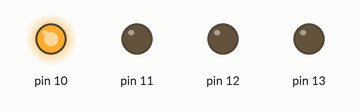
This sketch was run on a simulated Arduino Uno, built with avr-gcc and run on an emulated ATmega328P. On the bench: output pins drawn as LEDs (lit = HIGH). What the sketch prints to the serial monitor is not drawn.

Above: at 0.1 s.
At 0.7 s:
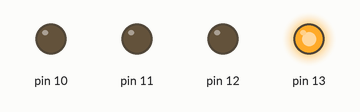
At 1.3 s:
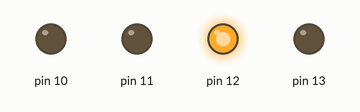
At 2.7 s:
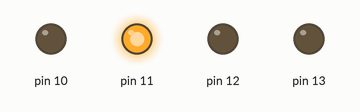
Timing chart, 0 to 3.0 s (numbered marks = the images above):
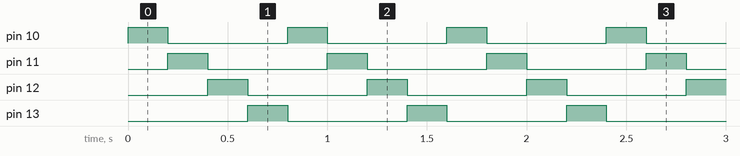

Measured:
- by itself, pin 10–13: alternates HIGH for 0.20 s and LOW for 0.60 s
- by itself, everything shown: repeats every 0.80 s, in 4 steps

The sketch:

ard02.ino
```cpp
void setup() {
  Serial.begin(115200);
  Serial.println(__FILE__);
  pinMode(10, OUTPUT);
  pinMode(11, OUTPUT);
  pinMode(12, OUTPUT);
  pinMode(13, OUTPUT);
}

void loop() {

  digitalWrite(10,HIGH);
  delay(200);
  digitalWrite(10,LOW);
  digitalWrite(11,HIGH);
  delay(200);
  digitalWrite(11,LOW);
  digitalWrite(12,HIGH);
  delay(200);
  digitalWrite(12,LOW);
  digitalWrite(13,HIGH);
  delay(200);
  digitalWrite(13,LOW);
}
```
